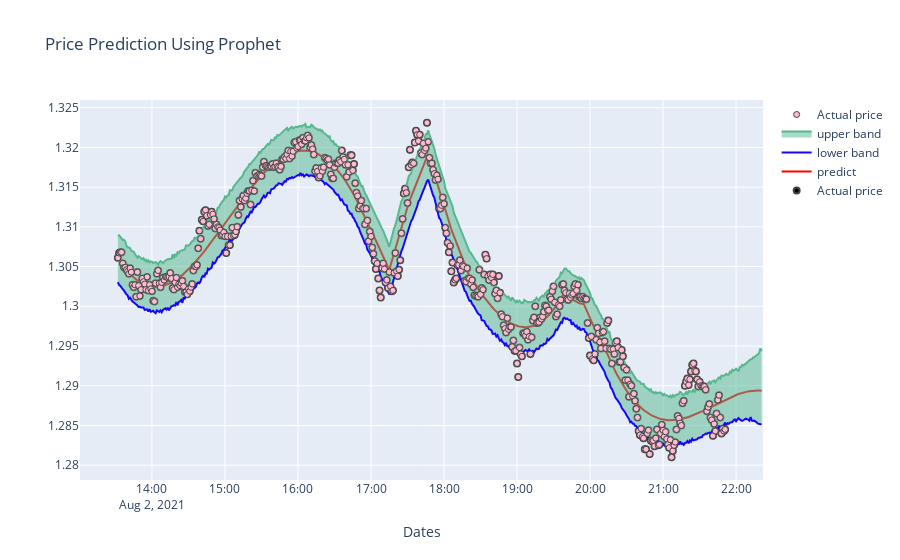

The notebook cell this image was saved under:
### Code cell
trace = go.Scatter(
    name = 'Actual price',
    mode = 'markers',
    x = list(fcst['ds']),
    y = list(df['y']),
    marker=dict(
        color='#FFBAD2',
        line=dict(width=1)
    )
)
trace1 = go.Scatter(
    name = 'predict',
    mode = 'lines',
    x = list(fcst['ds']),
    y = list(fcst['yhat']),
    marker=dict(
        color='red',
        line=dict(width=3)
    )
)
upper_band = go.Scatter(
    name = 'upper band',
    mode = 'lines',
    x = list(fcst['ds']),
    y = list(fcst['yhat_upper']),
    line= dict(color='#57b88f'),
    fill = 'tonexty'
)
lower_band = go.Scatter(
    name= 'lower band',
    mode = 'lines',
    x = list(fcst['ds']),
    y = list(fcst['yhat_lower']),
    line= dict(color='#1705ff')
)
tracex = go.Scatter(
    name = 'Actual price',
   mode = 'markers',
   x = list(df1['ds']),
   y = list(df1['y']),
   marker=dict(
      color='black',
      line=dict(width=2)
   )
)
data = [tracex, trace1, lower_band, upper_band, trace]

layout = dict(title='Price Prediction Using Prophet',
             xaxis=dict(title = 'Dates', ticklen=2, zeroline=True))

figure=dict(data=data,layout=layout)
plt.savefig('btc03.png')
py.offline.iplot(figure)

### Figure 1 — Plotly figure (JSON) as saved in the notebook; plotly's stock layout.template omitted (floating-point values rounded to 4 significant figures; data arrays with more than 128 entries replaced by an {"elided": "..."} marker saying what was removed)
{"data": [{"marker": {"color": "black", "line": {"width": 2}}, "mode": "markers", "name": "Actual price", "type": "scatter", "x": {"elided": "500 str values"}, "y": {"elided": "500 float values"}}, {"marker": {"color": "red", "line": {"width": 3}}, "mode": "lines", "name": "predict", "type": "scatter", "x": {"elided": "530 str values"}, "y": {"elided": "530 float values"}}, {"line": {"color": "#1705ff"}, "mode": "lines", "name": "lower band", "type": "scatter", "x": {"elided": "530 str values"}, "y": {"elided": "530 float values"}}, {"fill": "tonexty", "line": {"color": "#57b88f"}, "mode": "lines", "name": "upper band", "type": "scatter", "x": {"elided": "530 str values"}, "y": {"elided": "530 float values"}}, {"marker": {"color": "#FFBAD2", "line": {"width": 1}}, "mode": "markers", "name": "Actual price", "type": "scatter", "x": {"elided": "530 str values"}, "y": {"elided": "500 float values"}}], "layout": {"title": {"text": "Price Prediction Using Prophet"}, "xaxis": {"ticklen": 2, "title": {"text": "Dates"}, "zeroline": true}}}
